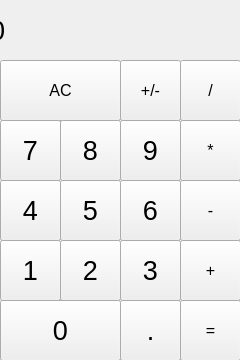
<?xml version="1.0" encoding="UTF-8"?>
<ui version="4.0">
 <class>MainWindow</class>
 <widget class="QMainWindow" name="MainWindow">
  <property name="geometry">
   <rect>
    <x>0</x>
    <y>0</y>
    <width>240</width>
    <height>360</height>
   </rect>
  </property>
  <property name="windowTitle">
   <string>MainWindow</string>
  </property>
  <property name="styleSheet">
   <string notr="true">QLabel {
  qproperty-alignment: 'AlignVCenter | AlignRight';
  border-bottom: 1px solid gray;
}

background-color : white;</string>
  </property>
  <widget class="QWidget" name="centralWidget">
   <widget class="QLabel" name="label">
    <property name="geometry">
     <rect>
      <x>-10</x>
      <y>0</y>
      <width>241</width>
      <height>61</height>
     </rect>
    </property>
    <property name="font">
     <font>
      <pointsize>20</pointsize>
     </font>
    </property>
    <property name="text">
     <string>0</string>
    </property>
   </widget>
   <widget class="QPushButton" name="pushButton_ac">
    <property name="geometry">
     <rect>
      <x>0</x>
      <y>60</y>
      <width>121</width>
      <height>61</height>
     </rect>
    </property>
    <property name="font">
     <font>
      <pointsize>12</pointsize>
     </font>
    </property>
    <property name="text">
     <string>AC</string>
    </property>
   </widget>
   <widget class="QPushButton" name="pushButton_plusminus">
    <property name="geometry">
     <rect>
      <x>120</x>
      <y>60</y>
      <width>61</width>
      <height>61</height>
     </rect>
    </property>
    <property name="font">
     <font>
      <pointsize>12</pointsize>
     </font>
    </property>
    <property name="text">
     <string>+/-</string>
    </property>
   </widget>
   <widget class="QPushButton" name="pushButton_9">
    <property name="geometry">
     <rect>
      <x>120</x>
      <y>120</y>
      <width>61</width>
      <height>61</height>
     </rect>
    </property>
    <property name="font">
     <font>
      <pointsize>20</pointsize>
     </font>
    </property>
    <property name="text">
     <string>9</string>
    </property>
   </widget>
   <widget class="QPushButton" name="pushButton_8">
    <property name="geometry">
     <rect>
      <x>60</x>
      <y>120</y>
      <width>61</width>
      <height>61</height>
     </rect>
    </property>
    <property name="font">
     <font>
      <pointsize>20</pointsize>
     </font>
    </property>
    <property name="text">
     <string>8</string>
    </property>
   </widget>
   <widget class="QPushButton" name="pushButton_6">
    <property name="geometry">
     <rect>
      <x>120</x>
      <y>180</y>
      <width>61</width>
      <height>61</height>
     </rect>
    </property>
    <property name="font">
     <font>
      <pointsize>20</pointsize>
     </font>
    </property>
    <property name="text">
     <string>6</string>
    </property>
   </widget>
   <widget class="QPushButton" name="pushButton_7">
    <property name="geometry">
     <rect>
      <x>0</x>
      <y>120</y>
      <width>61</width>
      <height>61</height>
     </rect>
    </property>
    <property name="font">
     <font>
      <pointsize>20</pointsize>
     </font>
    </property>
    <property name="text">
     <string>7</string>
    </property>
   </widget>
   <widget class="QPushButton" name="pushButton_4">
    <property name="geometry">
     <rect>
      <x>0</x>
      <y>180</y>
      <width>61</width>
      <height>61</height>
     </rect>
    </property>
    <property name="font">
     <font>
      <pointsize>20</pointsize>
     </font>
    </property>
    <property name="text">
     <string>4</string>
    </property>
   </widget>
   <widget class="QPushButton" name="pushButton_5">
    <property name="geometry">
     <rect>
      <x>60</x>
      <y>180</y>
      <width>61</width>
      <height>61</height>
     </rect>
    </property>
    <property name="font">
     <font>
      <pointsize>20</pointsize>
     </font>
    </property>
    <property name="text">
     <string>5</string>
    </property>
   </widget>
   <widget class="QPushButton" name="pushButton_umnojenie">
    <property name="geometry">
     <rect>
      <x>180</x>
      <y>120</y>
      <width>61</width>
      <height>61</height>
     </rect>
    </property>
    <property name="font">
     <font>
      <pointsize>12</pointsize>
     </font>
    </property>
    <property name="text">
     <string>*</string>
    </property>
   </widget>
   <widget class="QPushButton" name="pushButton_minus">
    <property name="geometry">
     <rect>
      <x>180</x>
      <y>180</y>
      <width>61</width>
      <height>61</height>
     </rect>
    </property>
    <property name="font">
     <font>
      <pointsize>12</pointsize>
     </font>
    </property>
    <property name="text">
     <string>-</string>
    </property>
   </widget>
   <widget class="QPushButton" name="pushButton_slesh">
    <property name="geometry">
     <rect>
      <x>180</x>
      <y>60</y>
      <width>61</width>
      <height>61</height>
     </rect>
    </property>
    <property name="font">
     <font>
      <pointsize>12</pointsize>
     </font>
    </property>
    <property name="text">
     <string>/</string>
    </property>
   </widget>
   <widget class="QPushButton" name="pushButton_2">
    <property name="geometry">
     <rect>
      <x>60</x>
      <y>240</y>
      <width>61</width>
      <height>61</height>
     </rect>
    </property>
    <property name="font">
     <font>
      <pointsize>20</pointsize>
     </font>
    </property>
    <property name="text">
     <string>2</string>
    </property>
   </widget>
   <widget class="QPushButton" name="pushButton_3">
    <property name="geometry">
     <rect>
      <x>120</x>
      <y>240</y>
      <width>61</width>
      <height>61</height>
     </rect>
    </property>
    <property name="font">
     <font>
      <pointsize>20</pointsize>
     </font>
    </property>
    <property name="text">
     <string>3</string>
    </property>
   </widget>
   <widget class="QPushButton" name="pushButton_plus">
    <property name="geometry">
     <rect>
      <x>180</x>
      <y>240</y>
      <width>61</width>
      <height>61</height>
     </rect>
    </property>
    <property name="font">
     <font>
      <pointsize>12</pointsize>
     </font>
    </property>
    <property name="text">
     <string>+</string>
    </property>
   </widget>
   <widget class="QPushButton" name="pushButton_1">
    <property name="geometry">
     <rect>
      <x>0</x>
      <y>240</y>
      <width>61</width>
      <height>61</height>
     </rect>
    </property>
    <property name="font">
     <font>
      <pointsize>20</pointsize>
     </font>
    </property>
    <property name="text">
     <string>1</string>
    </property>
   </widget>
   <widget class="QPushButton" name="pushButton_dot">
    <property name="geometry">
     <rect>
      <x>120</x>
      <y>300</y>
      <width>61</width>
      <height>61</height>
     </rect>
    </property>
    <property name="font">
     <font>
      <pointsize>20</pointsize>
     </font>
    </property>
    <property name="text">
     <string>.</string>
    </property>
   </widget>
   <widget class="QPushButton" name="pushButton_ravno">
    <property name="geometry">
     <rect>
      <x>180</x>
      <y>300</y>
      <width>61</width>
      <height>61</height>
     </rect>
    </property>
    <property name="font">
     <font>
      <pointsize>12</pointsize>
     </font>
    </property>
    <property name="text">
     <string>=</string>
    </property>
   </widget>
   <widget class="QPushButton" name="pushButton_0">
    <property name="geometry">
     <rect>
      <x>0</x>
      <y>300</y>
      <width>121</width>
      <height>61</height>
     </rect>
    </property>
    <property name="font">
     <font>
      <pointsize>20</pointsize>
     </font>
    </property>
    <property name="text">
     <string>0</string>
    </property>
   </widget>
  </widget>
 </widget>
 <layoutdefault spacing="6" margin="11"/>
 <resources/>
 <connections/>
</ui>
